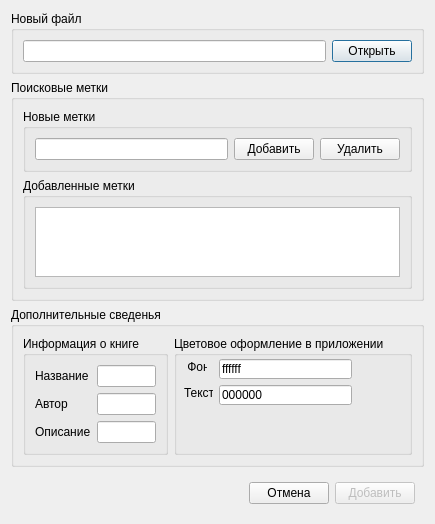
<?xml version="1.0" encoding="UTF-8"?>
<ui version="4.0">
 <class>NewItemDialog</class>
 <widget class="QDialog" name="NewItemDialog">
  <property name="enabled">
   <bool>true</bool>
  </property>
  <property name="geometry">
   <rect>
    <x>0</x>
    <y>0</y>
    <width>407</width>
    <height>472</height>
   </rect>
  </property>
  <property name="sizePolicy">
   <sizepolicy hsizetype="Expanding" vsizetype="Expanding">
    <horstretch>0</horstretch>
    <verstretch>0</verstretch>
   </sizepolicy>
  </property>
  <property name="windowTitle">
   <string>Dialog</string>
  </property>
  <property name="sizeGripEnabled">
   <bool>false</bool>
  </property>
  <property name="modal">
   <bool>true</bool>
  </property>
  <layout class="QVBoxLayout" name="verticalLayout_3">
   <item>
    <widget class="QGroupBox" name="groupBox">
     <property name="sizePolicy">
      <sizepolicy hsizetype="Expanding" vsizetype="Fixed">
       <horstretch>0</horstretch>
       <verstretch>0</verstretch>
      </sizepolicy>
     </property>
     <property name="title">
      <string>Новый файл</string>
     </property>
     <layout class="QHBoxLayout" name="horizontalLayout">
      <property name="sizeConstraint">
       <enum>QLayout::SetDefaultConstraint</enum>
      </property>
      <item>
       <widget class="QLineEdit" name="pathEdit"/>
      </item>
      <item>
       <widget class="QPushButton" name="openButton">
        <property name="text">
         <string>Открыть</string>
        </property>
       </widget>
      </item>
     </layout>
    </widget>
   </item>
   <item>
    <widget class="QGroupBox" name="groupBox_2">
     <property name="title">
      <string>Поисковые метки</string>
     </property>
     <layout class="QVBoxLayout" name="verticalLayout_2">
      <item>
       <widget class="QGroupBox" name="groupBox_5">
        <property name="title">
         <string>Новые метки</string>
        </property>
        <layout class="QHBoxLayout" name="horizontalLayout_4">
         <item>
          <widget class="QLineEdit" name="newlabel"/>
         </item>
         <item>
          <widget class="QPushButton" name="pushButton">
           <property name="sizePolicy">
            <sizepolicy hsizetype="Fixed" vsizetype="Fixed">
             <horstretch>0</horstretch>
             <verstretch>0</verstretch>
            </sizepolicy>
           </property>
           <property name="text">
            <string>Добавить</string>
           </property>
          </widget>
         </item>
         <item>
          <widget class="QPushButton" name="deletelabel">
           <property name="text">
            <string>Удалить</string>
           </property>
          </widget>
         </item>
        </layout>
       </widget>
      </item>
      <item>
       <widget class="QGroupBox" name="groupBox_4">
        <property name="title">
         <string>Добавленные метки</string>
        </property>
        <layout class="QVBoxLayout" name="verticalLayout">
         <item>
          <widget class="QListWidget" name="laballist"/>
         </item>
        </layout>
       </widget>
      </item>
     </layout>
    </widget>
   </item>
   <item>
    <widget class="QGroupBox" name="additionWitgets">
     <property name="enabled">
      <bool>true</bool>
     </property>
     <property name="sizePolicy">
      <sizepolicy hsizetype="Preferred" vsizetype="Fixed">
       <horstretch>0</horstretch>
       <verstretch>0</verstretch>
      </sizepolicy>
     </property>
     <property name="maximumSize">
      <size>
       <width>16777215</width>
       <height>16777215</height>
      </size>
     </property>
     <property name="title">
      <string>Дополнительные сведенья</string>
     </property>
     <layout class="QHBoxLayout" name="horizontalLayout_3">
      <item>
       <widget class="QGroupBox" name="groupBox_6">
        <property name="title">
         <string>Информация о книге</string>
        </property>
        <layout class="QFormLayout" name="formLayout">
         <item row="0" column="0">
          <widget class="QLabel" name="label_3">
           <property name="text">
            <string>Название</string>
           </property>
          </widget>
         </item>
         <item row="0" column="1">
          <widget class="QLineEdit" name="nameEdit"/>
         </item>
         <item row="1" column="0">
          <widget class="QLabel" name="label_4">
           <property name="text">
            <string>Автор</string>
           </property>
          </widget>
         </item>
         <item row="1" column="1">
          <widget class="QLineEdit" name="autorEdit"/>
         </item>
         <item row="2" column="0">
          <widget class="QLabel" name="label_5">
           <property name="text">
            <string>Описание</string>
           </property>
          </widget>
         </item>
         <item row="2" column="1">
          <widget class="QLineEdit" name="dicsriptionEdit"/>
         </item>
        </layout>
       </widget>
      </item>
      <item>
       <widget class="QGroupBox" name="groupBox_3">
        <property name="title">
         <string>Цветовое оформление в приложении</string>
        </property>
        <widget class="QLabel" name="label">
         <property name="geometry">
          <rect>
           <x>10</x>
           <y>23</y>
           <width>23</width>
           <height>16</height>
          </rect>
         </property>
         <property name="text">
          <string> Фон</string>
         </property>
        </widget>
        <widget class="QLabel" name="label_2">
         <property name="geometry">
          <rect>
           <x>10</x>
           <y>49</y>
           <width>29</width>
           <height>16</height>
          </rect>
         </property>
         <property name="text">
          <string>Текст</string>
         </property>
        </widget>
        <widget class="QLineEdit" name="backcolor">
         <property name="geometry">
          <rect>
           <x>45</x>
           <y>23</y>
           <width>133</width>
           <height>20</height>
          </rect>
         </property>
         <property name="text">
          <string>ffffff</string>
         </property>
        </widget>
        <widget class="QLineEdit" name="frontcolor">
         <property name="geometry">
          <rect>
           <x>45</x>
           <y>49</y>
           <width>133</width>
           <height>20</height>
          </rect>
         </property>
         <property name="text">
          <string>000000</string>
         </property>
        </widget>
       </widget>
      </item>
     </layout>
    </widget>
   </item>
   <item>
    <widget class="QWidget" name="widget" native="true">
     <layout class="QHBoxLayout" name="horizontalLayout_2">
      <item>
       <spacer name="horizontalSpacer">
        <property name="orientation">
         <enum>Qt::Horizontal</enum>
        </property>
        <property name="sizeHint" stdset="0">
         <size>
          <width>40</width>
          <height>20</height>
         </size>
        </property>
       </spacer>
      </item>
      <item>
       <widget class="QPushButton" name="closeButton">
        <property name="text">
         <string>Отмена</string>
        </property>
       </widget>
      </item>
      <item>
       <widget class="QPushButton" name="addButton">
        <property name="enabled">
         <bool>false</bool>
        </property>
        <property name="text">
         <string>Добавить</string>
        </property>
       </widget>
      </item>
     </layout>
    </widget>
   </item>
  </layout>
 </widget>
 <resources/>
 <connections/>
</ui>
